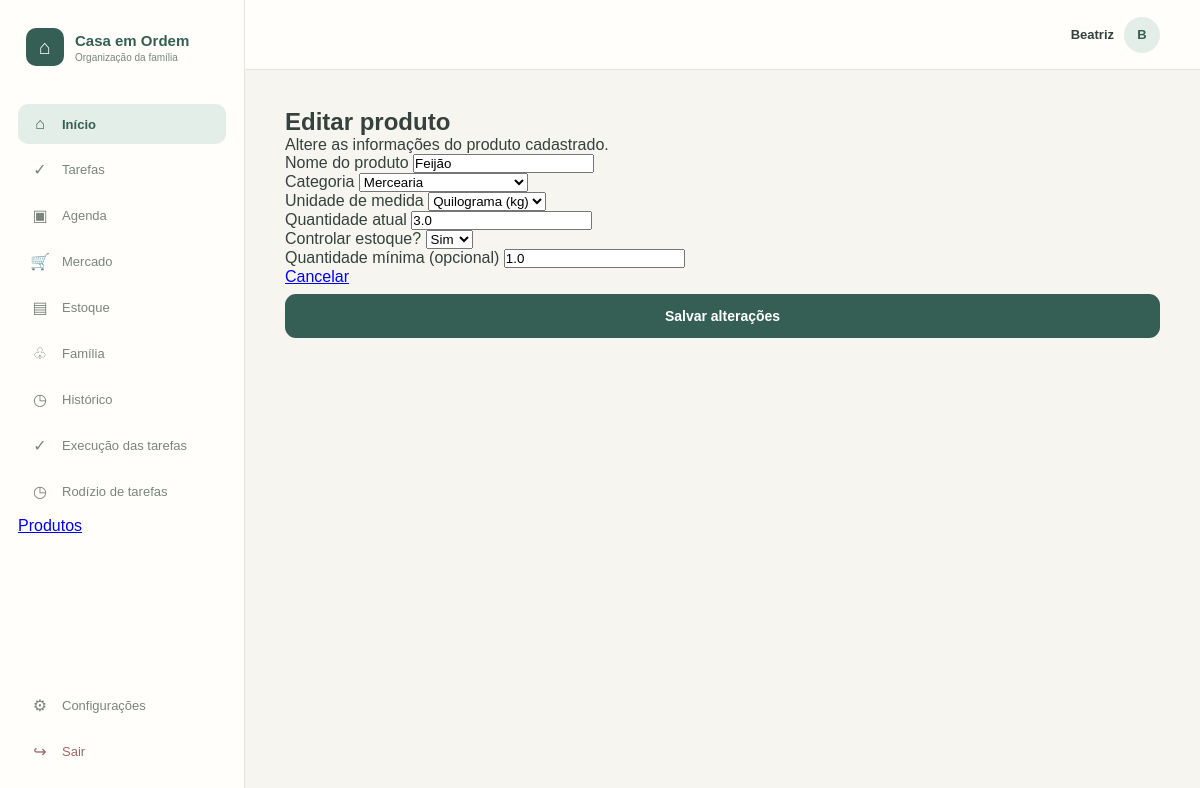
The page /produtos/editar/1 (signed in) on the database its author committed.
### tables this page shows
CREATE TABLE "PRODUTO" (
	"id_produto"	INTEGER NOT NULL,
	"id_familia"	INTEGER NOT NULL,
	"id_categoria"	INTEGER NOT NULL,
	"id_usuario_criador"	INTEGER NOT NULL,
	"nome"	TEXT NOT NULL,
	"unidade_medida"	TEXT NOT NULL,
	"quantidade_atual"	REAL NOT NULL,
	"controla_estoque"	INTEGER NOT NULL,
	"quantidade_minima"	REAL,
	"ativo"	INTEGER NOT NULL,
	"data_cadastro"	NUMERIC NOT NULL,
	PRIMARY KEY("id_produto"),
	FOREIGN KEY("id_categoria") REFERENCES "CATEGORIA_PRODUTO"("id_categoria"),
	FOREIGN KEY("id_familia") REFERENCES "FAMILIA"("id_familia"),
	FOREIGN KEY("id_usuario_criador") REFERENCES "USUARIO"("id_usuario")
);

CREATE TABLE "CATEGORIA_PRODUTO" (
	"id_categoria"	INTEGER NOT NULL,
	"nome"	TEXT NOT NULL,
	"descricao"	TEXT,
	"ativa"	INTEGER NOT NULL,
	PRIMARY KEY("id_categoria")
);

### app.py (the view, shortened to what this page needs)
@app.route("/produtos/editar/<int:id_produto>", methods=["GET", "POST"])
def editar_produto(id_produto):
    if "id_usuario" not in session:
        return redirect(url_for("login"))
    conexao = conectar_banco()
    try:
        produto = conexao.execute("""
            SELECT *
            FROM PRODUTO
            WHERE id_produto = ?
              AND id_familia = ?
              AND ativo = 1
        """, (
            id_produto,
            session["id_familia"]
        )).fetchone()
        if not produto:
            flash("Produto não encontrado.", "erro")
            return redirect(url_for("produtos"))
        categorias = conexao.execute("""
            SELECT *
            FROM CATEGORIA_PRODUTO
            WHERE ativa = 1
            ORDER BY nome
        """).fetchall()
        return render_template(
            "editar_produto.html",
            produto=produto,
            categorias=categorias
        )
    except sqlite3.Error:
        conexao.rollback()
        traceback.print_exc()
        flash("Não foi possível atualizar o produto.", "erro")
        return redirect(url_for("produtos"))
    finally:
        conexao.close()

### app.py (called while the page is built)
def conectar_banco():
    conexao = sqlite3.connect(
        DATABASE,
        timeout=10
    )
    conexao.row_factory = sqlite3.Row
    conexao.execute("PRAGMA busy_timeout = 10000")
    conexao.execute("PRAGMA foreign_keys = ON")
    return conexao

### templates/editar_produto.html (shortened to what this page needs)
{% extends "base.html" %}
{% block content %}
<div class="container">
    <h1>Editar produto</h1>
    <p>Altere as informações do produto cadastrado.</p>
    <form method="POST" action="{{ url_for('editar_produto', id_produto=produto.id_produto) }}">
        <div class="form-group">
            <label for="nome">Nome do produto</label>
            <input
                type="text"
                id="nome"
                name="nome"
                value="{{ produto.nome }}"
                required
            >
        </div>
        <div class="form-group">
            <label for="id_categoria">Categoria</label>
            <select id="id_categoria" name="id_categoria" required>
                {% for categoria in categorias %}
                    <option
                        value="{{ categoria.id_categoria }}"
                        {% if categoria.id_categoria == produto.id_categoria %}selected{% endif %}
                    >
                        {{ categoria.nome }}
                    </option>
                {% endfor %}
            </select>
        </div>
        <div class="form-group">
            <label for="unidade_medida">Unidade de medida</label>
            <select id="unidade_medida" name="unidade_medida" required>
                {% for unidade in [
                    ('unidade', 'Unidade'),
                    ('kg', 'Quilograma (kg)'),
                    ('g', 'Grama (g)'),
                    ('litro', 'Litro (L)'),
                    ('ml', 'Mililitro (ml)'),
                    ('pacote', 'Pacote'),
                    ('caixa', 'Caixa'),
                    ('frasco', 'Frasco'),
                    ('lata', 'Lata'),
                    ('rolo', 'Rolo')
                ] %}
                    <option
                        value="{{ unidade[0] }}"
                        {% if produto.unidade_medida == unidade[0] %}selected{% endif %}
                    >
                        {{ unidade[1] }}
                    </option>
                {% endfor %}
            </select>
        </div>
        <div class="form-group">
            <label for="quantidade_atual">Quantidade atual</label>
            <input
                type="number"
                id="quantidade_atual"
                name="quantidade_atual"
                min="0"
                step="0.01"
                value="{{ produto.quantidade_atual }}"
                required
            >
        </div>
        <div class="form-group">
            <label for="controla_estoque">Controlar estoque?</label>
            <select id="controla_estoque" name="controla_estoque" required>
                <option value="sim" {% if produto.controla_estoque == 1 %}selected{% endif %}>
                    Sim
                </option>
            </select>
        </div>
        <div class="form-group">
            <label for="quantidade_minima">
                Quantidade mínima (opcional)
            </label>
            <input
                type="number"
                id="quantidade_minima"
                name="quantidade_minima"
                min="0"
                step="0.01"
                value="{{ produto.quantidade_minima if produto.quantidade_minima is not none else '' }}"
                placeholder="Ex.: 2"
            >
        </div>
        <div class="form-actions">
            <a href="{{ url_for('produtos') }}" class="btn-cancelar">
                Cancelar
            </a>
            <button type="submit" class="btn-salvar">
                Salvar alterações
            </button>
        </div>
    </form>
</div>
{% endblock %}

### static/css/style.css (style rules this page uses)
* { margin: 0; padding: 0; box-sizing: border-box; }
:root { --fundo: #f7f5ef; --branco: #fffefa; --verde: #355f54; --verde-claro: #e4eee8; --verde-medio: #cddfd7; --amarelo: #f2cf5b; --texto: #34413d; --texto-suave: #7b8580; --borda: #e3e5df; }
body { font-family: Arial, Helvetica, sans-serif; background-color: var(--fundo); color: var(--texto); }
button { font-family: inherit; }
button[type="submit"] { width: 100%; display: flex; align-items: center; justify-content: center; gap: 10px; margin-top: 8px; padding: 14px 18px; border: none; border-radius: 11px; background-color: var(--verde); color: white; font-size: 14px; font-weight: 700; cursor: pointer; transition: 0.2s; }

### rows shown on the page
PRODUTO: nome "Feijão", id_categoria "Mercearia", unidade_medida "Quilograma (kg)", quantidade_atual "3.0", controla_estoque "Sim", quantidade_minima "1.0"

### other values the page prints
{{ session["nome_usuario"] }} "Beatriz"
{{ session["nome_usuario"][0]|upper }} "B"
